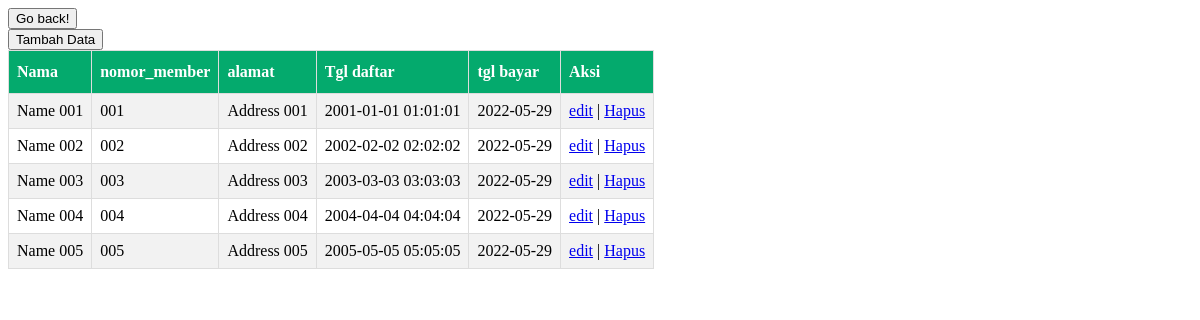
Screenshot of /Member.php (signed in) with the database file from the repository.
### tables this page shows
CREATE TABLE `member` (
  `id_member` int(11) NOT NULL,
  `nama` varchar(250) NOT NULL,
  `nomor_member` varchar(15) NOT NULL,
  `password` varchar(255) NOT NULL,
  `alamat` text NOT NULL,
  `tgl_mendaftar` datetime NOT NULL,
  `tgl_terakhir_bayar` date NOT NULL
);

### Koneksi.php (called while the page is built)
<?php
function koneksi()
{
    try {
        $pdo_conn = new PDO(
            'mysql:host=localhost;dbname=db_praktikum6',
            'root',
            '',
            array(PDO::ATTR_ERRMODE, PDO::ERRMODE_EXCEPTION, PDO::ATTR_PERSISTENT => true)
        );
    } catch (PDOException $e) {
        print "Koneksi atau query bermasalah: " . $e->getMessage() . "<br/>";
        die();
    }
    return $pdo_conn;
}

### Model.php (the view, shortened to what this page needs)
<body>
<?php
require("./Koneksi.php");
function tampildata($nama_tabel)
{
    $stmt = koneksi()->prepare("SELECT * FROM $nama_tabel");
    $stmt->execute();
    $result = $stmt->fetchAll();
    if (!empty($result)) {
        if ($nama_tabel == "member") {
            foreach ($result as $row) {
                echo "<tr>";
                echo "<td>" . $row['nama'] . "</td>";
                echo "<td>" . $row['nomor_member'] . "</td>";
                echo "<td>" . $row['alamat'] . "</td>";
                echo "<td>" . $row["tgl_mendaftar"] . "</td>";
                echo "<td>" . $row["tgl_terakhir_bayar"] . "</td>";
                echo "<td>";
                echo "<a href='FormMember.php?id_member=" . $row['id_member'] . "'>edit</a>";
                echo " | ";
                echo "<a href='Member.php?id_member=" . $row['id_member'] . "' onclick=\"return confirm('Yakin Hapus?')\">Hapus</a>";
                echo "</td>";
                echo "</tr>";
            }
        }
    }
}?>
</body>

### Model.php (style rules this page uses)
td, th { border: 1px solid #ddd; padding: 8px; }
tr:nth-child(even) { background-color: #f2f2f2; }

### rows the page displays
member: nama "Name 001", nomor_member "001", alamat "Address 001", tgl_mendaftar "2001-01-01 01:01:01", tgl_terakhir_bayar "2022-05-29"
member: nama "Name 002", nomor_member "002", alamat "Address 002", tgl_mendaftar "2002-02-02 02:02:02", tgl_terakhir_bayar "2022-05-29"
member: nama "Name 003", nomor_member "003", alamat "Address 003", tgl_mendaftar "2003-03-03 03:03:03", tgl_terakhir_bayar "2022-05-29"
member: nama "Name 004", nomor_member "004", alamat "Address 004", tgl_mendaftar "2004-04-04 04:04:04", tgl_terakhir_bayar "2022-05-29"
member: nama "Name 005", nomor_member "005", alamat "Address 005", tgl_mendaftar "2005-05-05 05:05:05", tgl_terakhir_bayar "2022-05-29"
